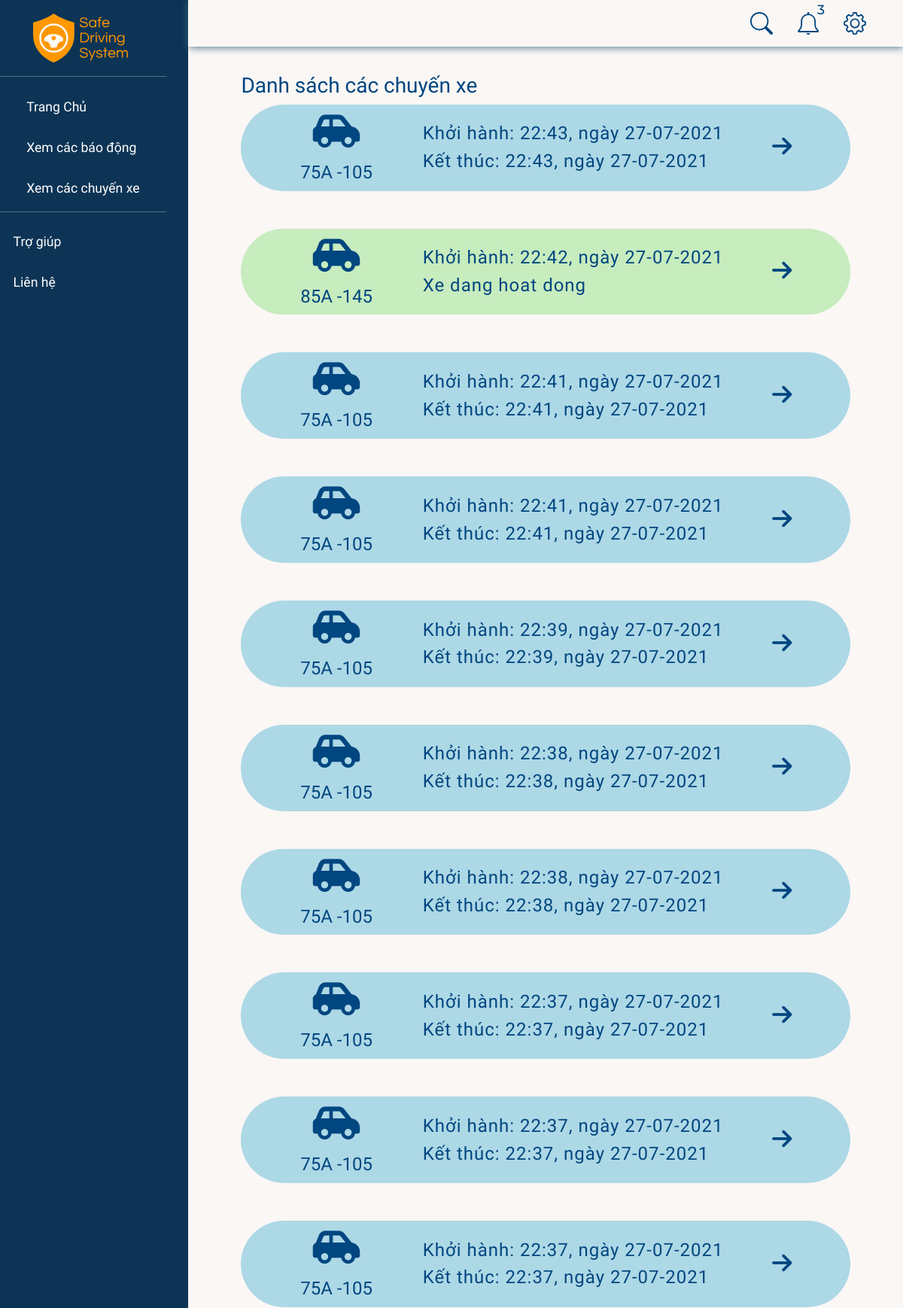
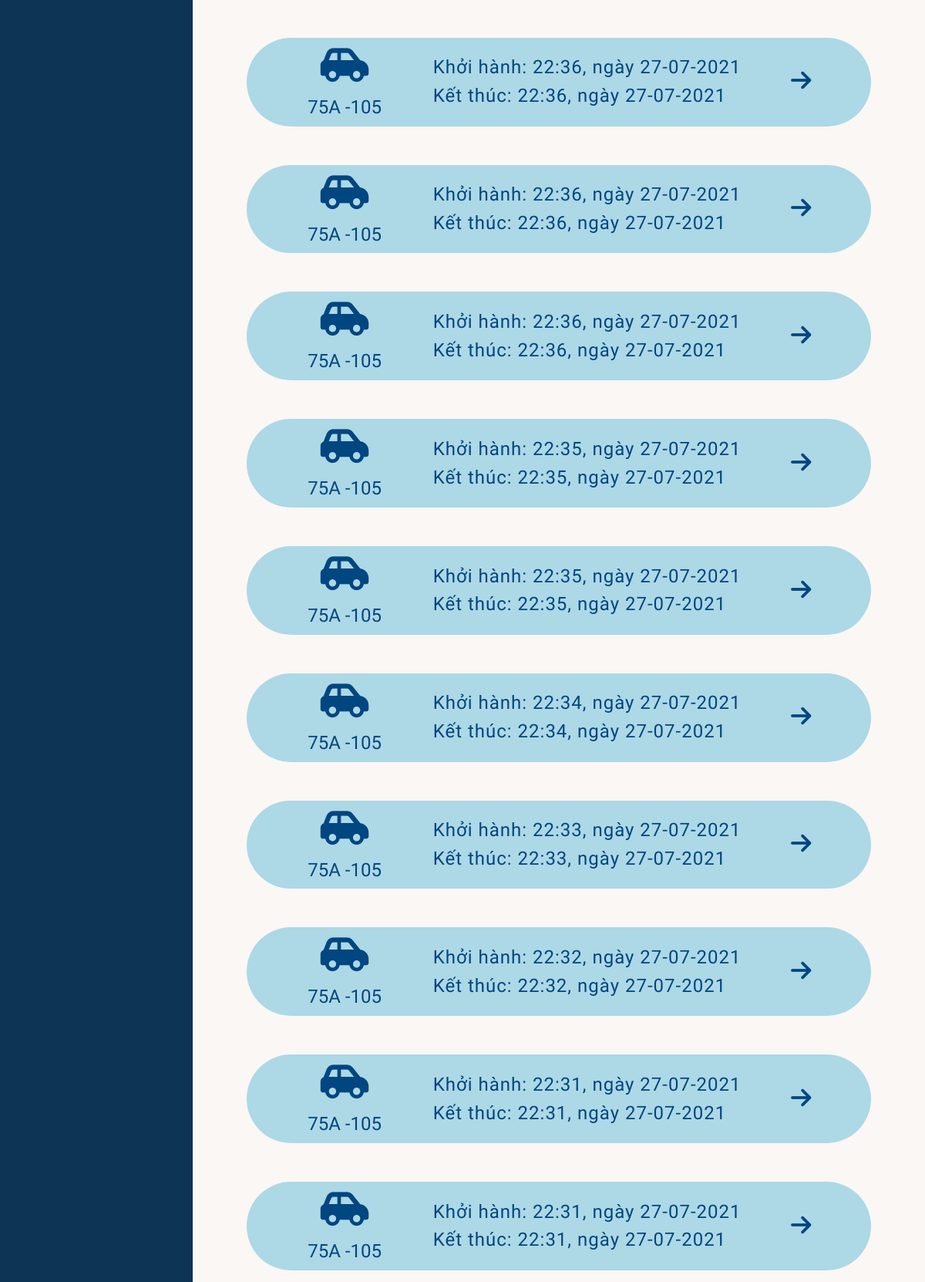
/drive/ (signed in, upper part), run on the app's committed database (2 pictures, top to bottom).
### realtime/models.py (models this page shows, shortened)
class Drive(models.Model):
    STATUS = (
        ("ongoing", "ongoing"),
        ("ended", "ended"),
    )
    device = models.ForeignKey(RaspDevice, null=True, on_delete=models.CASCADE)
    startTime = models.DateTimeField(null=True)
    status = models.CharField(max_length=20, choices=STATUS)
    endTime = models.DateTimeField(null=True)

### accounts/models.py (models this page shows, shortened)
class RaspDevice(models.Model):
    class Meta:
        constraints = [
            models.UniqueConstraint(fields=["password"], name="password"),
        ]
    STATUS = (
        ("online", "online"),
        ("offline", "offline"),
    )
    name = models.CharField(max_length=50)
    car = models.OneToOneField(Car, null=True, on_delete=models.SET_NULL, blank=True)
    status = models.CharField(
        max_length=50, null=True, blank=True, choices=STATUS, default="offline"
    )
    password = models.CharField(max_length=8, null=True, blank=True)
    dateAdded = models.DateTimeField(auto_now_add=True)
    company = models.ForeignKey(Company, null=True, blank=True, on_delete=models.CASCADE)

class Car(models.Model):
    class Meta:
        constraints = [
            models.UniqueConstraint(fields=["licensePlate"], name="licensePlate"),
        ]
    name = models.CharField(max_length=50)
    licensePlate = models.CharField(max_length=20, null=True)
    boughtDate = models.DateTimeField(auto_now_add=True, null=True)
    company = models.ForeignKey(Company, null=True, on_delete=models.CASCADE)

### realtime/views.py (the view)
# urls.py: path("", views.drives, name="drives"),
@login_required(login_url="/")
def drives(request):
    company = request.user.profile.company
    drs = Drive.objects.filter(device__company=company).order_by('-startTime')
    searchKey = request.GET.get("search-key")
    if searchKey != '' and searchKey is not None:
        drs = drs.filter(device__car__licensePlate__icontains=searchKey)
    lastestAlerts, unreadCounts = getNotifications(company)
    context = {'drs': drs, "notifications": lastestAlerts, "unreadNotis": unreadCounts}
    return render(request, "drives.html", context)

### accounts/views.py (called while the page is built)
def getNotifications(company):
    lastestAlerts = Alert.objects.filter(drive__device__company=company).order_by('-timeOccured')[:5]
    unreadCounts = 0
    for alert in lastestAlerts:
        unreadCounts = (unreadCounts + 1) if not alert.isRead else unreadCounts
    return lastestAlerts, unreadCounts

### realtime/templates/drives.html (shortened to what this page needs)
{% extends 'base.html' %}
{% load static %}
{% block modal %}
{% include 'sidebar.html' %}
{% endblock modal %}
{% block content %}
{% include 'navbar-search.html' %}
<div class="content-container">
    <h3>Danh sách các chuyến xe</h3>
    <div class="drive-wrapper">
        {% for drive in drs %}
        <div
            style="
                {% if drive.endTime %}
                background: lightblue;
                {% else%}
                background: rgba(123, 217, 108, 0.4);
                {% endif %}
                margin-bottom: 50px;"
            class="driver-container"
            id="{{ drive.id }}"
            {% if drive.endTime %}
            online="0"
            {% else%}
            online="1"
            {% endif %}
        >
            <br>
            <div class="driver-container__info">
                <i class="fas fa-car-side"></i>
                {% if drive.device.car %}
                <h3> {{ drive.device.car.licensePlate }} </h3>
                {% else %}
                <h3> Xe không xác định </h3>
                {% endif %}
            </div>
            <div class="driver-container__time">
                <h3>
                    Khởi hành:
                    {{ drive.startTime.time }}, ngày {{ drive.startTime.date }}
                </h3>
                {% if drive.endTime %}
                <h3>
                    Kết thúc:
                    {{ drive.endTime.time }}, ngày {{ drive.endTime.date }}
                </h3>
                {% else %}
                <h3>Xe dang hoat dong</h3>
                {% endif %}
            </div>
            <a href="{% url 'driveDetail' drive.id  %}">
                <i style="transform: rotate(90deg);" class="fas fa-arrow-up"></i>
            </a>
            <br>
        </div>
        {% endfor %}
    </div>
</div>
{% endblock content %}

### static/css/main.css (style rules this page uses)
:root { --bg-color: #FAF7F5; --navy: #004680; --dark-navy: #002A4D; --black-pearl: #001E37; --yellow: #FF9800; --selective-yellow: #FFB800; --amber: #FFBE0F; --vivid-orange: #EB5E0B; --green: #7BD96C; --red: #F15E5E; --cyan-blue: #649DCC; --font1: 'Montserrat', sans-serif; --font2: 'Questrial', sans-serif; --font3: 'Raleway', sans-serif; --video-ratio: calc(16 / 9); }
*, *::before, *::after { box-sizing: border-box; outline: none; }
body { margin: 0; padding: 0; background-color: var(--bg-color); font-family: var(--font2); font-size: 1.1rem; color: var(--navy); min-height: 100vh; }

### static/css/content.css (style rules this page uses)
.wrapper { display: flex; width: 100%; align-items: stretch; }
.content-container { padding: 2em 4em; background: var(--bg-color); }

### realtime/templates/drives.html (style rules this page uses)
.driver-container { display: flex; align-items: center; justify-content: space-between; padding: 10px 20px; border-radius: 1000px; }
.driver-container h3 { margin: 0; padding: 0; font-size: 18px; }
.driver-container__info { display: flex; flex-direction: column; align-items: center; justify-content: center; }
.driver-container__info i { font-size: 50px; margin-bottom: 1rem; }
.driver-container__info h3 { font-size: 1.5rem; }
.driver-container__time h3 { font-size: 1.5rem; letter-spacing: 1px; margin: .5rem; }
.driver-container a { text-decoration: none; }
.driver-container .fa-arrow-up { font-size: 30px; color: var(--navy) }

### data on the page
Drive: device.car.licensePlate "75A -105", startTime.time "22:43", startTime "27-07-2021", endTime.time "22:43", endTime "27-07-2021"
Drive: device.car.licensePlate "85A -145", startTime.time "22:42", startTime "27-07-2021", shows "Xe dang hoat dong"
Drive: device.car.licensePlate "75A -105", startTime.time "22:41", startTime "27-07-2021", endTime.time "22:41", endTime "27-07-2021"
Drive: device.car.licensePlate "75A -105", startTime.time "22:41", startTime "27-07-2021", endTime.time "22:41", endTime "27-07-2021"
Drive: device.car.licensePlate "75A -105", startTime.time "22:39", startTime "27-07-2021", endTime.time "22:39", endTime "27-07-2021"
Drive: device.car.licensePlate "75A -105", startTime.time "22:38", startTime "27-07-2021", endTime.time "22:38", endTime "27-07-2021"
Drive: device.car.licensePlate "75A -105", startTime.time "22:38", startTime "27-07-2021", endTime.time "22:38", endTime "27-07-2021"
Drive: device.car.licensePlate "75A -105", startTime.time "22:37", startTime "27-07-2021", endTime.time "22:37", endTime "27-07-2021"
Drive: device.car.licensePlate "75A -105", startTime.time "22:37", startTime "27-07-2021", endTime.time "22:37", endTime "27-07-2021"
Drive: device.car.licensePlate "75A -105", startTime.time "22:37", startTime "27-07-2021", endTime.time "22:37", endTime "27-07-2021"
Drive: device.car.licensePlate "75A -105", startTime.time "22:36", startTime "27-07-2021", endTime.time "22:36", endTime "27-07-2021"
Drive: device.car.licensePlate "75A -105", startTime.time "22:36", startTime "27-07-2021", endTime.time "22:36", endTime "27-07-2021"
Drive: device.car.licensePlate "75A -105", startTime.time "22:36", startTime "27-07-2021", endTime.time "22:36", endTime "27-07-2021"
Drive: device.car.licensePlate "75A -105", startTime.time "22:35", startTime "27-07-2021", endTime.time "22:35", endTime "27-07-2021"
Drive: device.car.licensePlate "75A -105", startTime.time "22:35", startTime "27-07-2021", endTime.time "22:35", endTime "27-07-2021"
Drive: device.car.licensePlate "75A -105", startTime.time "22:34", startTime "27-07-2021", endTime.time "22:34", endTime "27-07-2021"
Drive: device.car.licensePlate "75A -105", startTime.time "22:33", startTime "27-07-2021", endTime.time "22:33", endTime "27-07-2021"
Drive: device.car.licensePlate "75A -105", startTime.time "22:32", startTime "27-07-2021", endTime.time "22:32", endTime "27-07-2021"
Drive: device.car.licensePlate "75A -105", startTime.time "22:31", startTime "27-07-2021", endTime.time "22:31", endTime "27-07-2021"
Drive: device.car.licensePlate "75A -105", startTime.time "22:31", startTime "27-07-2021", endTime.time "22:31", endTime "27-07-2021"

### other printed values
{{ unreadNotis }} "3"
